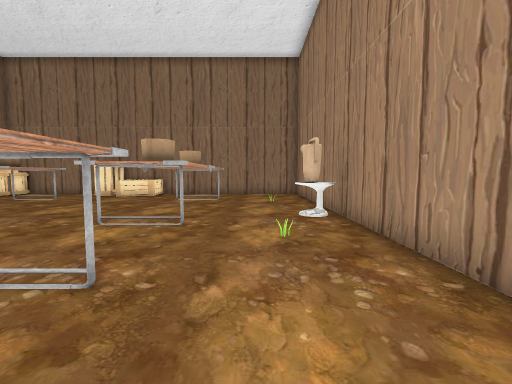
view 1 (above)

17 first-person views from a walk through a 3-D level made in the Unity game engine. The camera is 1.2 m above the floor, tilts 4° down and sees 90° across. The floor is counted in squares, 1 m on a side. Each view is taken from the middle of a square. On the plan, view 1 faces up. The plan holds only what a view shows up to about 12 squares ahead; the rest is blank. The place goes on beyond the plan. The player is left out. Some surface patterns are stand-ins.

view 2
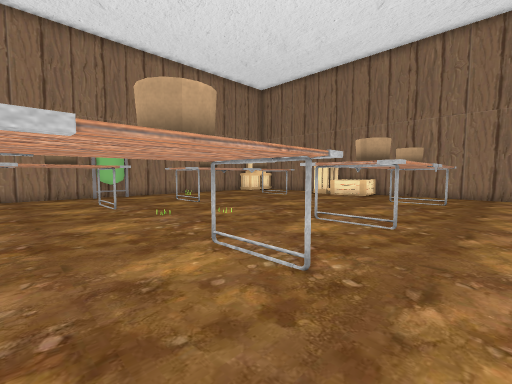

view 3
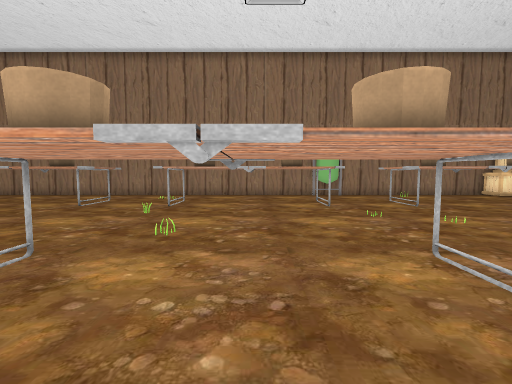

view 4
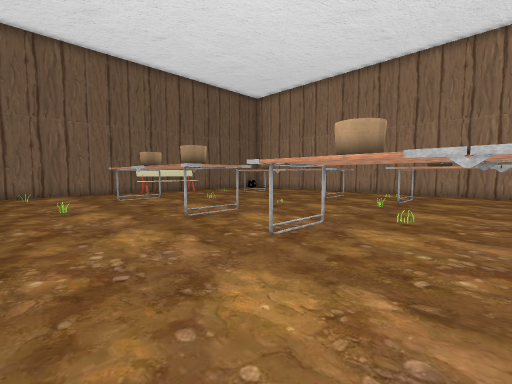

view 5
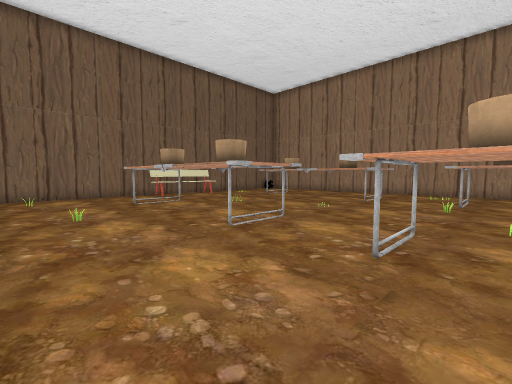

view 6
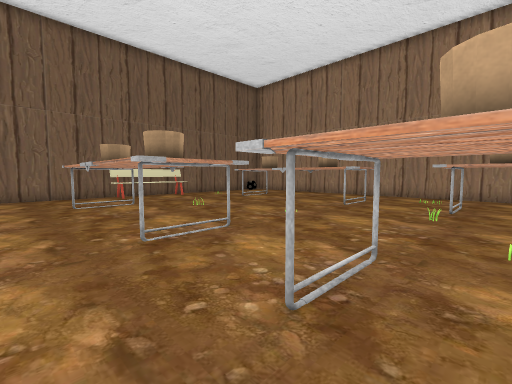

view 7
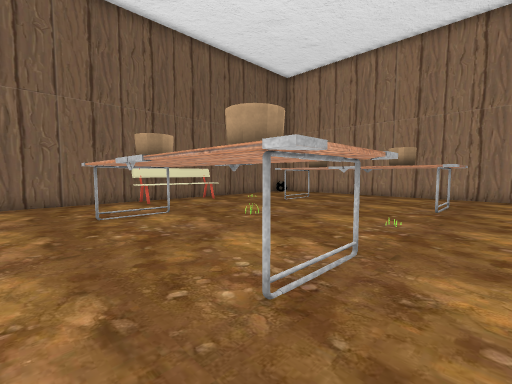

view 8
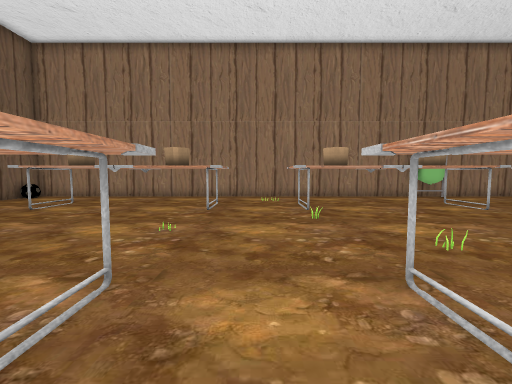

view 9
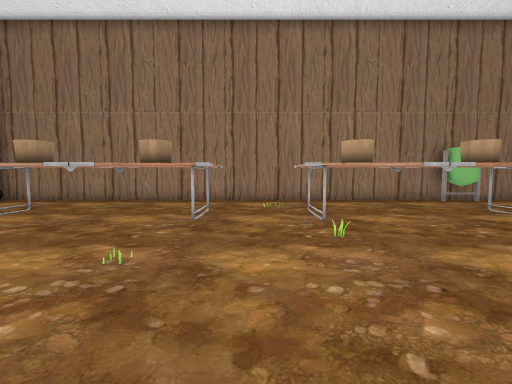

view 10
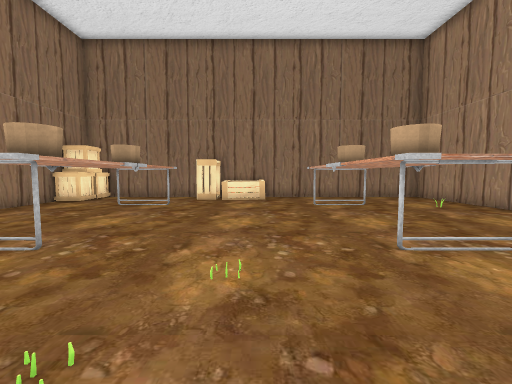

view 11
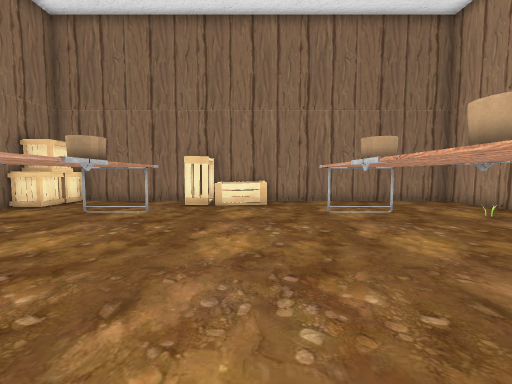

view 12
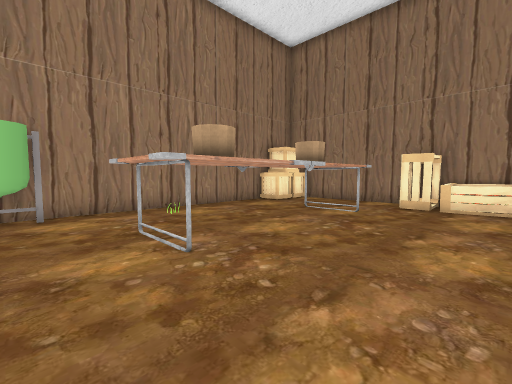

view 13
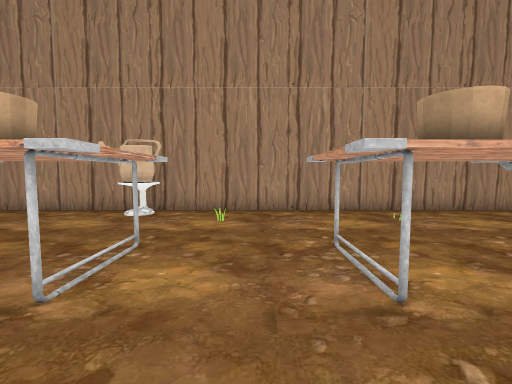

view 14
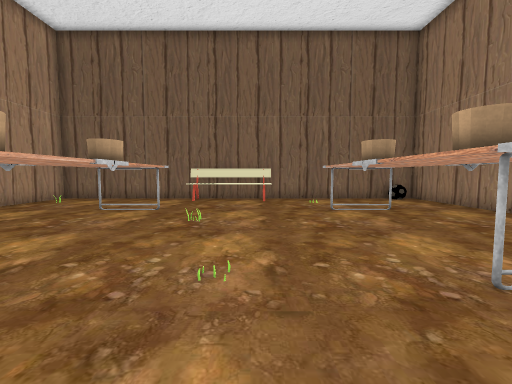

view 15
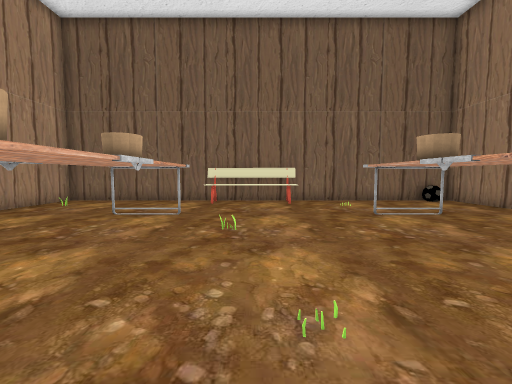

view 16
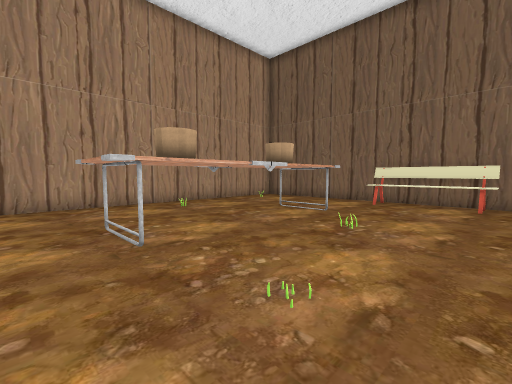

view 17
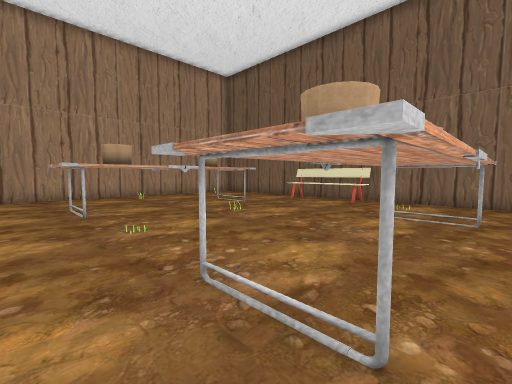

### Floor plan
Points are (right, up) in squares from view 1. A wall is a line through its corners. A room is listed if a view was taken in it or the views show most of it. See-through windows are left out.
Room 1 (views 1, 2, 3, 4, 5, 6, 7, 8, 9, 10, 11, 12, 13, 14, 15, 16, 17)
walls: (2.5, -11.5) (2.5, 15.4) (-5.5, 15.4); (-9.4, 15.4) (-13.5, 15.4); (-14.8, 13.8) (-14.8, -16.6) (2.5, -16.6) (2.5, -13.4)
objects: other object (-14, -17) to (-14, -16); bin (-14, 3) to (-14, 5); crate (-14, 13) to (-14, 14); crate (-14, 15); other object (-13, 8); other object (-12, -13) to (-9, -6); other object (-12, -4) to (-9, 3); other object (-11, 6) to (-9, 12); other object (-9, -15); crate (-9, 14) to (-8, 15); bench (-8, -16) to (-4, -15); other object (-8, -3); other object (-7, 3); crate (-7, 14) to (-6, 15); other object (-6, -7); other object (-6, 5); other object (-5, -11); other object (-5, -2); other object (-4, -13) to (-2, -6); other object (-4, -4) to (-2, 3); other object (-4, 6) to (-2, 12); other object (1, -15); other object (1, -10); other object (1, 0); other object (1, 5); table (1, 7) to (2, 8); other object (1, 11)

Positions as (right, up) in squares from view 1, and headings:
1: (0, 0), facing up
2: (0, 0), facing up-left
3: (0, 0), facing left
4: (2, 0), facing down-left
5: (2, -2), facing down-left
6: (0, -2), facing down-left
7: (0, -5), facing down-left
8: (-1, -5), facing left
9: (-3, -5), facing left
10: (-6, 2), facing up
11: (-6, 4), facing up
12: (-6, 4), facing up-left
13: (-6, 4), facing right
14: (-7, -4), facing down
15: (-6, -5), facing down
16: (-8, -5), facing down-right
17: (-12, -5), facing down-right
